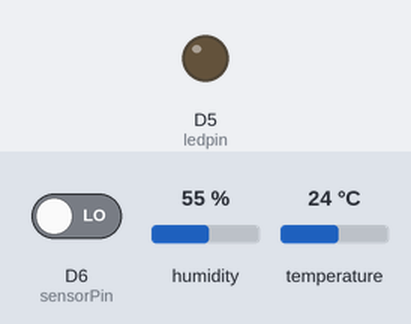
This sketch was run on a simulated ESP8266 (NodeMCU). Parts: output pins drawn as LEDs (lit = HIGH). The test bench sets the inputs (shaded band); at power-on: D6 (sensorPin) LOW, humidity 55 %, temperature 24 °C. WiFi joins after 1.5 s; servers stay silent unless stated.

Above: at 3.0 s.
3.1 s: D6 (sensorPin) driven HIGH
At 4.5 s:
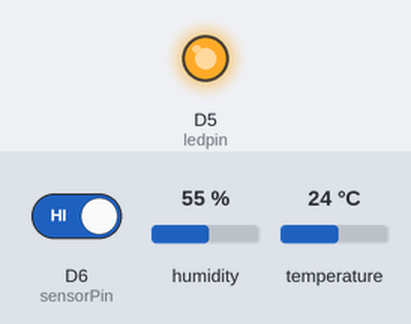
Timing chart, 0 to 6.1 s (numbered marks = the images above; inputs shaded):
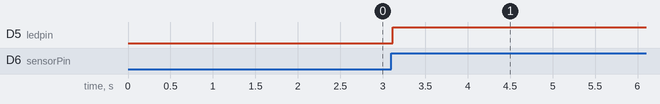

The sketch:

Server_app_Use_Blynk.ino
```cpp
/* Code viết cho BlynkApp để đảm bảo hiệu suất đáp ứng của hệ thống
  Sử dụng các API có sẵn của Arduino và Blynk để tiến hành kết nối các
  cảm biến.
  # Author: Nhom8
*/

#define BLYNK_PRINT Serial
#include <ESP8266WiFi.h>
#include <BlynkSimpleEsp8266.h>
#include <SHT1x.h>

#define dataPin  D2
#define clockPin D1

int ledpin = 14;
int sensorPin = 12;

float t;
float h;
SHT1x sht1x(dataPin, clockPin);
char auth[] = "49PZ8IAKF6LHolXL4fCH2bHZaVjxWiFj";
char ssid[] = "LAOMI3U";
char pass[] = "99999999";

void setup()
{
  Serial.begin(115200);
  pinMode(ledpin, OUTPUT);
  pinMode(sensorPin, INPUT);
  Blynk.begin(auth, ssid, pass);
  digitalWrite(ledpin, LOW);
  digitalWrite(2, LOW);
}
void loop()
{
  int sensor_value = digitalRead(sensorPin);
  if(sensor_value == HIGH){
     digitalWrite(ledpin, HIGH);
  }

  t= sht1x.readTemperatureC();
  h= sht1x.readHumidity();
  Blynk.virtualWrite(V3,t);
  Blynk.virtualWrite(V4,h);
  Blynk.run();

}
```

Measured:
- after the input at 3.1 s, D5 (ledpin): LOW → HIGH at once
